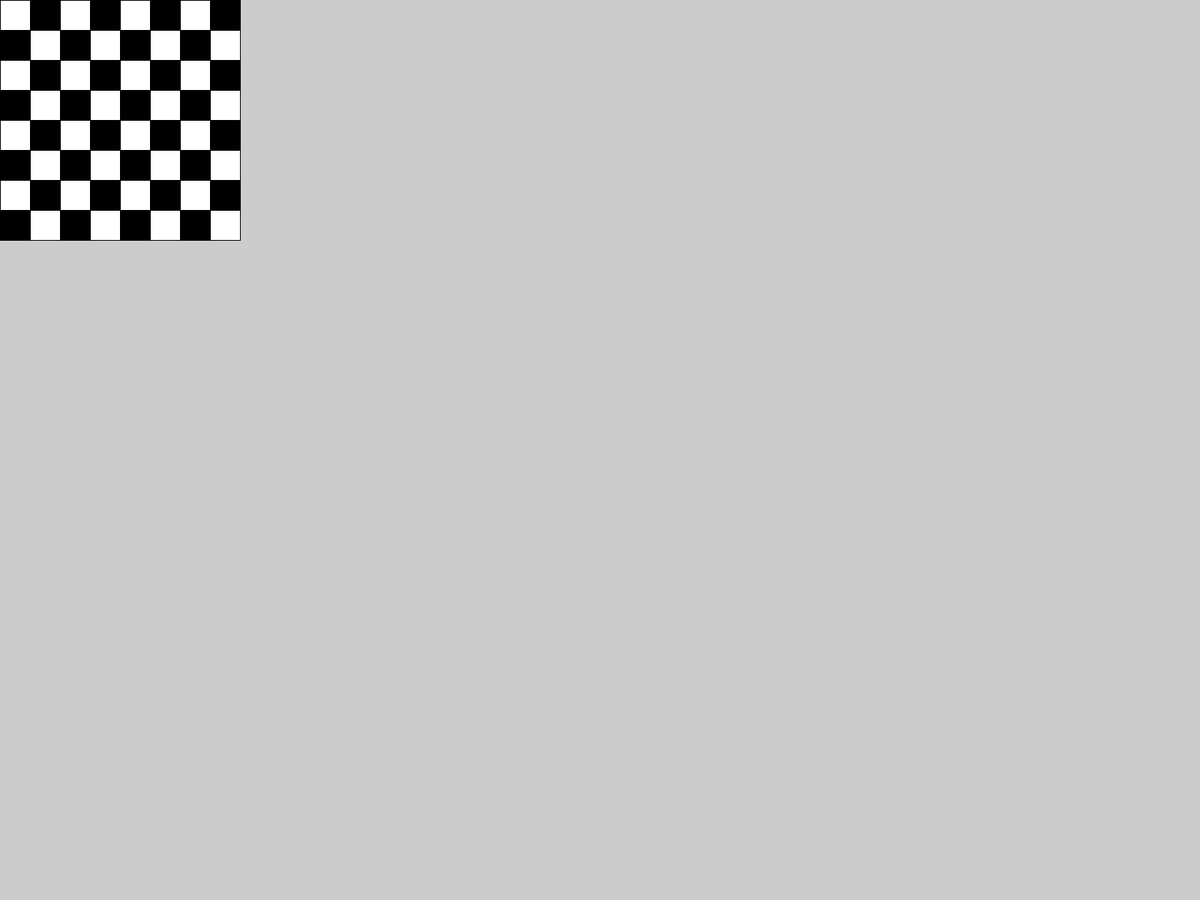
Frame 1 (no input)
Frame 60 (the mouse pressed at the canvas centre just before this capture): identical to frame 1, image omitted
Frame 120 (the mouse held since frame 60 and released just before this capture): identical to frame 1, image omitted

The Processing sketch that drew this single still picture (run headless with seeded random() and noise(); from frame 60 on, the mouse is pressed at the canvas centre):

// Processing sketch: Task6
// ── Task6.pde
int[][] board = {{0, 1, 0, 1, 0, 1, 0, 1}, {0, 1, 0, 1, 0, 1, 0, 1},
  {0, 1, 0, 1, 0, 1, 0, 1}, {0, 1, 0, 1, 0, 1, 0, 1},
  {0, 1, 0, 1, 0, 1, 0, 1}, {0, 1, 0, 1, 0, 1, 0, 1},
  {0, 1, 0, 1, 0, 1, 0, 1}, {0, 1, 0, 1, 0, 1, 0, 1}};

int sideLength = 40;


void setup() {
  fullScreen();
 
}

void draw() {


  for (int x = 0; x < board.length; x++)
  {
    for (int y = 0; y < board.length; y++)
    {
      if ((x+y) % 2 == 0) {
        fill(255);
      } else {
        fill(0);
      }
      rect(x * sideLength, y * sideLength, sideLength, sideLength);
    }
  }
}
